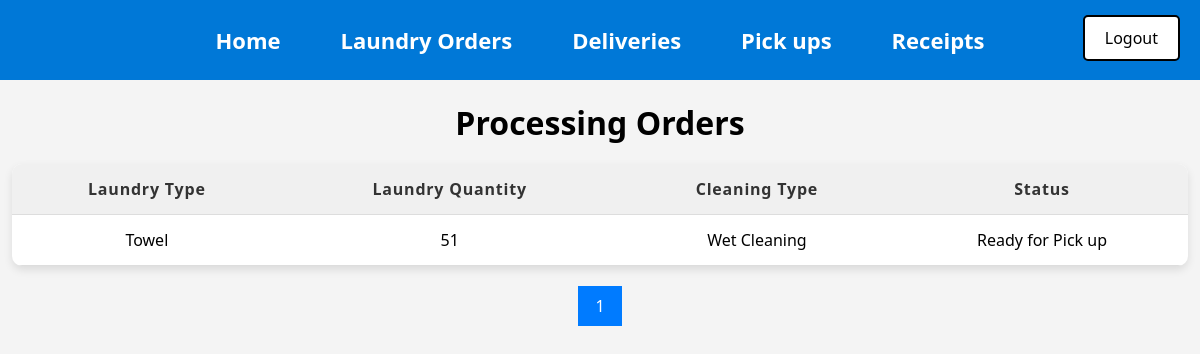
The page /Home1.php (signed in) on the database as committed earlier.
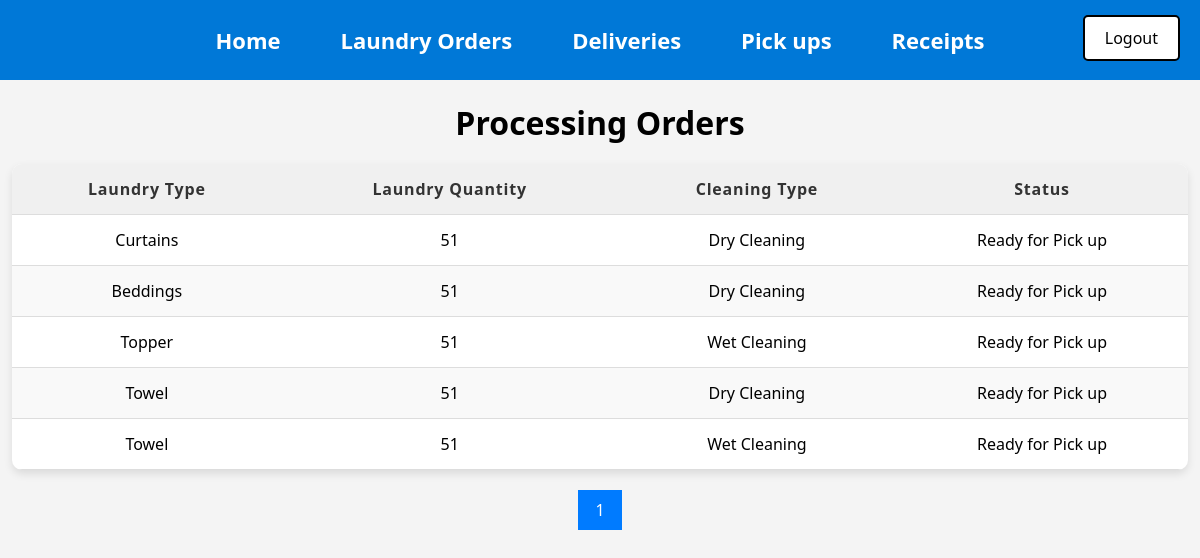
The same page on the database as committed later.
### tables this page shows
CREATE TABLE `Orders` (
  `Order_ID` int(11) NOT NULL AUTO_INCREMENT,
  `Order_date` date NOT NULL,
  `Laundry_type` varchar(40) NOT NULL,
  `Laundry_quantity` varchar(40) NOT NULL,
  `Cleaning_type` varchar(40) NOT NULL,
  `Place` varchar(40) NOT NULL,
  `Priority_number` varchar(40) NOT NULL,
  `Status` varchar(250) DEFAULT NULL,
  `User_ID` int(11) NOT NULL,
  PRIMARY KEY (`Order_ID`),
  KEY `Users_Orders` (`User_ID`),
  CONSTRAINT `Users_Orders` FOREIGN KEY (`User_ID`) REFERENCES `Users` (`User_ID`)
);

### htdocs/Home1.php (the view, shortened to what this page needs)
<?php
include 'db_connect.php';
include 'Menu2.php';
include 'Logout.php';
$results_per_page = 10;
$current_page = isset($_GET['page']) && is_numeric($_GET['page']) ? intval($_GET['page']) : 1;
$start_from = ($current_page - 1) * $results_per_page;
$total_query = "SELECT COUNT(*) AS total FROM Orders WHERE STATUS IN ('In Progress', 'Ready for Pick up') AND PLACE != 'Hotel'";
$total_result = mysqli_query($conn, $total_query);
$total_row = mysqli_fetch_assoc($total_result);
$total_results = $total_row['total'];
$total_pages = ceil($total_results / $results_per_page);
?>
<!DOCTYPE html>
<html lang="en">
<head>
    <link rel="stylesheet" href="">
</head>
<body>
</head>
<body>
    <h1>Processing Orders</h1>
    <table>
        <thead>
            <tr>
                <th>Laundry Type</th>
                <th>Laundry Quantity</th>
                <th>Cleaning Type</th>
                <th>Status</th>
            </tr>
        </thead>
        <tbody>
            <?php
            $sql = "SELECT * FROM Orders WHERE STATUS IN ('In Progress','Ready for Pick up') AND PLACE != 'Hotel' ORDER BY Priority_number DESC LIMIT $start_from, $results_per_page";
            $query = mysqli_query($conn, $sql);
            if (!$query) {
                echo "Error: " . $sql . "<br>" . mysqli_error($conn);
            } else {
                while ($result = mysqli_fetch_assoc($query)) {
                    echo "<tr>";
                    echo "<td>" . htmlspecialchars($result["Laundry_type"]) . "</td>";
                    echo "<td>" . htmlspecialchars($result["Laundry_quantity"]) . "</td>";
                    echo "<td>" . htmlspecialchars($result["Cleaning_type"]) . "</td>";
                    echo "<td>" . htmlspecialchars($result["Status"]) . "</td>";
                    echo "</tr>";
                }
            }
            ?>
        </tbody>
    </table>
    <div class="pagination">
        <?php
        for ($page = 1; $page <= $total_pages; $page++) {
            echo "<a href='Home1.php?page=$page' class='" . ($page == $current_page ? "active" : "") . "'>$page</a>";
        }
        ?>
    </div>
</body>
</html>

### htdocs/Menu2.php (shortened to what this page needs)
<nav>
    <ul>
        <li><a href="Home1.php">Home</a></li>
        <li><a href="Orders2.php">Laundry Orders</a></li>
        <li><a href="Delivery1.php">Deliveries</a></li>
        <li><a href="Pickup.php">Pick ups</a></li>
        <li><a href="Receipt.php">Receipts</a></li>
     </ul>
        </nav>

### htdocs/Logout.php (shortened to what this page needs)
<a href="logout.php" class="logout-btn">Logout</a>

### htdocs/Menu2.php (style rules this page uses)
body { font-family: 'Segoe UI', Tahoma, Geneva, Verdana, sans-serif; margin: 0; padding: 0; }
nav { background-color: #0078d7; padding: 0px; }
nav ul { list-style: none; margin: 0; padding: 0; display: flex; justify-content: center; align-items: center; height: 80px; }
nav ul li { margin: 0 15px; }
nav ul li a { text-decoration: none; color: #fff; font-size: 22px; font-weight: bold; padding: 10px 15px; transition: background-color 0.3s ease, color 0.3s ease; border-radius: 5px; }

### htdocs/Logout.php (style rules this page uses)
.logout-btn { position: absolute; top: 15px; right: 20px; background-color: white; color: black; padding: 10px 20px; border: 2px solid black; border-radius: 5px; font-size: 16px; cursor: pointer; transition: background 0.3s ease-in-out, color 0.3s; text-decoration: none; font-weight: normal; }

### htdocs/Home1.php (style rules this page uses)
body { font-family: 'Segoe UI', Tahoma, Geneva, Verdana, sans-serif; background-color: #f4f4f4; margin: 0; padding: 0; color: #333; }
h1 { text-align: center; font-weight: bold; margin-bottom: 20px; color: black; }
table { width: 98%; margin: 20px auto; border-collapse: collapse; box-shadow: 0 4px 8px rgba(0, 0, 0, 0.1); background-color: #fff; border-radius: 10px; overflow: hidden; }
th, td { padding: 14px 16px; text-align: center; border-bottom: 1px solid #ddd; color: black; }
th { background-color: #f0f0f0; color: #333; font-weight: 600; letter-spacing: 0.8px; }
tr:nth-child(even) { background-color: #f9f9f9; }
.pagination { text-align: center; margin-top: 20px; }
.pagination a { display: inline-block; padding: 8px 16px; text-decoration: none; border: 1px solid #ddd; color: #333; }
.pagination a.active { background-color: #007bff; color: white; border: 1px solid #007bff; }

Rows that differ between the two databases and show on the page:
added orders: Laundry_type "Curtains", Laundry_quantity "51", Cleaning_type "Dry Cleaning", Status "Ready for Pick up"
added orders: Laundry_type "Beddings", Laundry_quantity "51", Cleaning_type "Dry Cleaning", Status "Ready for Pick up"
added orders: Laundry_type "Topper", Laundry_quantity "51", Cleaning_type "Wet Cleaning", Status "Ready for Pick up"
added orders: Laundry_type "Towel", Laundry_quantity "51", Cleaning_type "Dry Cleaning", Status "Ready for Pick up"
